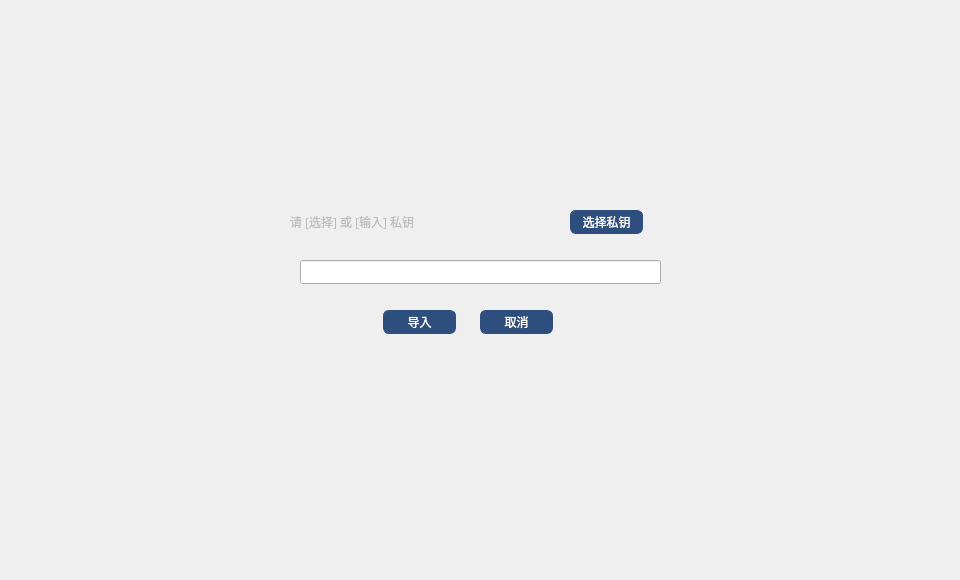
<?xml version="1.0" encoding="UTF-8"?>
<ui version="4.0">
 <class>ImportDialog</class>
 <widget class="QDialog" name="ImportDialog">
  <property name="geometry">
   <rect>
    <x>0</x>
    <y>0</y>
    <width>960</width>
    <height>580</height>
   </rect>
  </property>
  <property name="font">
   <font>
    <family>微软雅黑</family>
   </font>
  </property>
  <property name="windowTitle">
   <string>Dialog</string>
  </property>
  <widget class="QWidget" name="widget" native="true">
   <property name="geometry">
    <rect>
     <x>0</x>
     <y>0</y>
     <width>960</width>
     <height>580</height>
    </rect>
   </property>
   <widget class="QWidget" name="containerWidget" native="true">
    <property name="geometry">
     <rect>
      <x>250</x>
      <y>190</y>
      <width>431</width>
      <height>170</height>
     </rect>
    </property>
    <widget class="QToolButton" name="cancelBtn">
     <property name="geometry">
      <rect>
       <x>230</x>
       <y>120</y>
       <width>73</width>
       <height>24</height>
      </rect>
     </property>
     <property name="cursor">
      <cursorShape>PointingHandCursor</cursorShape>
     </property>
     <property name="styleSheet">
      <string notr="true">QToolButton{color:white;border:1px solid  rgb(46,78,126);border-radius:6px;
background-color: rgb(46,78,126);}
QToolButton:hover{background-color:rgb(66,98,146);}
QToolButton:disabled{background-color:#cecece;}</string>
     </property>
     <property name="text">
      <string>取消</string>
     </property>
    </widget>
    <widget class="QLineEdit" name="privateKeyLineEdit">
     <property name="geometry">
      <rect>
       <x>50</x>
       <y>70</y>
       <width>361</width>
       <height>24</height>
      </rect>
     </property>
     <property name="font">
      <font>
       <family>微软雅黑</family>
       <pointsize>10</pointsize>
      </font>
     </property>
     <property name="contextMenuPolicy">
      <enum>Qt::DefaultContextMenu</enum>
     </property>
     <property name="styleSheet">
      <string notr="true">border-color: rgb(0, 0, 0);</string>
     </property>
     <property name="text">
      <string/>
     </property>
     <property name="readOnly">
      <bool>false</bool>
     </property>
    </widget>
    <widget class="QToolButton" name="importBtn">
     <property name="geometry">
      <rect>
       <x>133</x>
       <y>120</y>
       <width>73</width>
       <height>24</height>
      </rect>
     </property>
     <property name="font">
      <font>
       <family>微软雅黑</family>
      </font>
     </property>
     <property name="cursor">
      <cursorShape>PointingHandCursor</cursorShape>
     </property>
     <property name="styleSheet">
      <string notr="true">QToolButton{color:white;border:1px solid  rgb(46,78,126);border-radius:6px;
background-color: rgb(46,78,126);}
QToolButton:hover{background-color:rgb(66,98,146);}
QToolButton:disabled{background-color:#cecece;}</string>
     </property>
     <property name="text">
      <string>导入</string>
     </property>
    </widget>
    <widget class="QLabel" name="label">
     <property name="geometry">
      <rect>
       <x>40</x>
       <y>20</y>
       <width>201</width>
       <height>24</height>
      </rect>
     </property>
     <property name="styleSheet">
      <string notr="true">color: rgb(190, 190, 190);</string>
     </property>
     <property name="text">
      <string>请 [选择] 或 [输入] 私钥</string>
     </property>
    </widget>
    <widget class="QPushButton" name="pathBtn">
     <property name="geometry">
      <rect>
       <x>320</x>
       <y>20</y>
       <width>73</width>
       <height>24</height>
      </rect>
     </property>
     <property name="font">
      <font>
       <family>微软雅黑</family>
      </font>
     </property>
     <property name="cursor">
      <cursorShape>PointingHandCursor</cursorShape>
     </property>
     <property name="focusPolicy">
      <enum>Qt::NoFocus</enum>
     </property>
     <property name="styleSheet">
      <string notr="true">QPushButton{color:white;border:1px solid  rgb(46,78,126);border-radius:6px;
background-color: rgb(46,78,126);}
QToolButton:hover{background-color:rgb(66,98,146);}
QToolButton:disabled{background-color:#cecece;}</string>
     </property>
     <property name="text">
      <string>选择私钥</string>
     </property>
    </widget>
   </widget>
  </widget>
 </widget>
 <tabstops>
  <tabstop>privateKeyLineEdit</tabstop>
  <tabstop>importBtn</tabstop>
  <tabstop>cancelBtn</tabstop>
  <tabstop>pathBtn</tabstop>
 </tabstops>
 <resources/>
 <connections/>
</ui>
